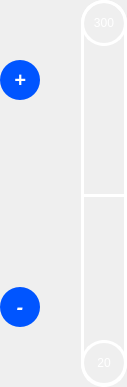
<?xml version="1.0" encoding="UTF-8"?>
<ui version="4.0">
 <class>Form</class>
 <widget class="QWidget" name="Form">
  <property name="geometry">
   <rect>
    <x>0</x>
    <y>0</y>
    <width>127</width>
    <height>387</height>
   </rect>
  </property>
  <property name="windowTitle">
   <string>Form</string>
  </property>
  <property name="layoutDirection">
   <enum>Qt::LeftToRight</enum>
  </property>
  <property name="styleSheet">
   <string notr="true">QWidget#widget_right
{
  border:3px solid white;
  min-width:40px;
  max-width:40px;
  border-radius:23px;
}
QWidget#widget_bottom
{
border:3px solid white;
border-radius:23px;
min-width:40px;
max-width:40px;
min-height:40px;
max-height:40px; 
background-color: transparent;
}
QWidget#widget_top
{
border:3px solid white;
border-radius:23px;
min-width:40px;
max-width:40px;
min-height:40px;
max-height:40px; 
background-color: transparent;
}

QPushButton
{
min-height:40px;
min-width:40px;
max-height:40px;
max-width:40px;
border-radius:20px;
border:0px solid white;
background-color: rgb(0, 85, 255);
font:italic bold 20px arial;
color:white;
}
QPushButton:pressed
{
background-color: rgb(85, 255, 255);
}
QLabel#label_top
{
background-color:transparent;
color:white;
}
QLabel#label_bottom
{
background-color:transparent;
color:white;
}
QLabel#label_center_1
{
background-image: url(:/arrow-enable1.png);
min-height:20px;
min-width:20px;
max-height:20px;
max-width:20px;
}
QLabel#label_center_2
{
background-image: url(:/arrow-enable1.png);
min-height:20px;
min-width:20px;
max-height:20px;
max-width:20px;
}
QLabel#label_flag
{
background-color:white;
min-height:3px;
max-height:3px;
}</string>
  </property>
  <layout class="QHBoxLayout" name="horizontalLayout">
   <property name="spacing">
    <number>0</number>
   </property>
   <property name="leftMargin">
    <number>0</number>
   </property>
   <property name="topMargin">
    <number>0</number>
   </property>
   <property name="rightMargin">
    <number>0</number>
   </property>
   <property name="bottomMargin">
    <number>0</number>
   </property>
   <item>
    <layout class="QVBoxLayout" name="verticalLayout_3">
     <property name="spacing">
      <number>0</number>
     </property>
     <property name="topMargin">
      <number>60</number>
     </property>
     <property name="bottomMargin">
      <number>60</number>
     </property>
     <item>
      <widget class="QPushButton" name="pushButton_left_1">
       <property name="text">
        <string>+</string>
       </property>
      </widget>
     </item>
     <item>
      <spacer name="verticalSpacer_3">
       <property name="orientation">
        <enum>Qt::Vertical</enum>
       </property>
       <property name="sizeHint" stdset="0">
        <size>
         <width>20</width>
         <height>40</height>
        </size>
       </property>
      </spacer>
     </item>
     <item>
      <widget class="QPushButton" name="pushButton_left_2">
       <property name="text">
        <string>-</string>
       </property>
      </widget>
     </item>
    </layout>
   </item>
   <item>
    <layout class="QGridLayout" name="gridLayout_3">
     <property name="leftMargin">
      <number>0</number>
     </property>
     <property name="topMargin">
      <number>97</number>
     </property>
     <property name="bottomMargin">
      <number>96</number>
     </property>
     <item row="1" column="1">
      <spacer name="verticalSpacer_2">
       <property name="orientation">
        <enum>Qt::Vertical</enum>
       </property>
       <property name="sizeHint" stdset="0">
        <size>
         <width>20</width>
         <height>40</height>
        </size>
       </property>
      </spacer>
     </item>
     <item row="2" column="1">
      <widget class="QLabel" name="label_center_2">
       <property name="styleSheet">
        <string notr="true"/>
       </property>
       <property name="text">
        <string/>
       </property>
      </widget>
     </item>
     <item row="0" column="1">
      <widget class="QLabel" name="label_center_1">
       <property name="styleSheet">
        <string notr="true"/>
       </property>
       <property name="text">
        <string/>
       </property>
      </widget>
     </item>
     <item row="0" column="0">
      <spacer name="horizontalSpacer">
       <property name="orientation">
        <enum>Qt::Horizontal</enum>
       </property>
       <property name="sizeHint" stdset="0">
        <size>
         <width>40</width>
         <height>20</height>
        </size>
       </property>
      </spacer>
     </item>
    </layout>
   </item>
   <item>
    <widget class="QWidget" name="widget_right" native="true">
     <widget class="QWidget" name="widget_bottom" native="true">
      <property name="geometry">
       <rect>
        <x>0</x>
        <y>340</y>
        <width>46</width>
        <height>46</height>
       </rect>
      </property>
      <layout class="QGridLayout" name="gridLayout_2">
       <property name="leftMargin">
        <number>0</number>
       </property>
       <property name="topMargin">
        <number>0</number>
       </property>
       <property name="rightMargin">
        <number>0</number>
       </property>
       <property name="bottomMargin">
        <number>0</number>
       </property>
       <property name="spacing">
        <number>0</number>
       </property>
       <item row="1" column="0">
        <widget class="QLabel" name="label_bottom">
         <property name="text">
          <string>20</string>
         </property>
         <property name="alignment">
          <set>Qt::AlignCenter</set>
         </property>
        </widget>
       </item>
      </layout>
     </widget>
     <widget class="QWidget" name="widget_top" native="true">
      <property name="geometry">
       <rect>
        <x>0</x>
        <y>0</y>
        <width>46</width>
        <height>46</height>
       </rect>
      </property>
      <layout class="QGridLayout" name="gridLayout">
       <property name="leftMargin">
        <number>0</number>
       </property>
       <property name="topMargin">
        <number>0</number>
       </property>
       <property name="rightMargin">
        <number>0</number>
       </property>
       <property name="bottomMargin">
        <number>0</number>
       </property>
       <property name="spacing">
        <number>0</number>
       </property>
      </layout>
     </widget>
     <widget class="QLabel" name="label_flag">
      <property name="geometry">
       <rect>
        <x>0</x>
        <y>194</y>
        <width>46</width>
        <height>3</height>
       </rect>
      </property>
      <property name="layoutDirection">
       <enum>Qt::LeftToRight</enum>
      </property>
      <property name="text">
       <string/>
      </property>
     </widget>
     <widget class="QLabel" name="label_top">
      <property name="geometry">
       <rect>
        <x>0</x>
        <y>0</y>
        <width>46</width>
        <height>46</height>
       </rect>
      </property>
      <property name="text">
       <string>300</string>
      </property>
      <property name="alignment">
       <set>Qt::AlignCenter</set>
      </property>
     </widget>
    </widget>
   </item>
  </layout>
 </widget>
 <resources/>
 <connections/>
</ui>
